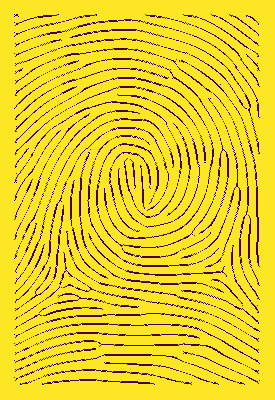
#> input picture skeletonized_image.png, 275 x 400 px
$ jupyter execute --allow-errors test.ipynb
#> lines starting #> are read from the running program, lines starting #| are printed output that depends on the picture; after the words box and inside, x2 and y2 are one past the last pixel; in counts of white or black regions, pixels touching at a corner belong together
[cell 1]
import cv2
import numpy as np

# Load the image
img = cv2.imread('skeletonized_image.png', cv2.IMREAD_GRAYSCALE)
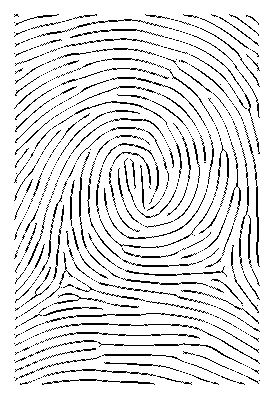
#> img: shape (400, 275); values 30 (black) and 215 (white), 89% white; black in thin lines or dots, all inside (x1, y1, x2, y2) = (14, 14, 260, 385)

# Threshold the image
_, img_thresh = cv2.threshold(img, 0, 255, cv2.THRESH_BINARY+cv2.THRESH_OTSU)

# Minutiae extraction function using the crossing number algorithm
def minutiae(img):
    # Create a 3x3 kernel for local neighborhood operations
    kernel = cv2.getStructuringElement(cv2.MORPH_RECT, (3, 3))

    # Create a binary image with white pixels on ridge points and black pixels elsewhere
    img_thin = cv2.ximgproc.thinning(img, cv2.ximgproc.THINNING_GUOHALL)
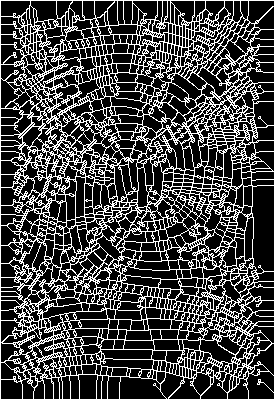
#> img_thin: shape (400, 275); 27.5% white in thin lines or dots

    # Count the number of black pixels in the 3x3 neighborhood around each pixel
    cn = cv2.filter2D(img_thin, -1, kernel, borderType=cv2.BORDER_CONSTANT)
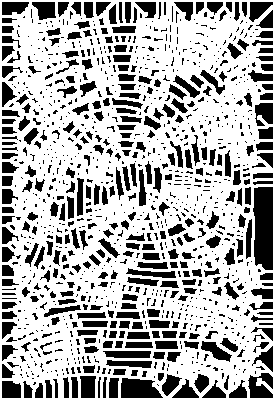
#> cn: shape (400, 275); 68.2% white; 1166 black regions (809 under 20 px), largest, box (x1, y1, x2, y2) and area: (253, 187, 273, 270) 1496, (121, 378, 163, 398) 662, (248, 373, 273, 398) 446

    # Create a mask for ridge endings
    mask_endings = np.zeros(img.shape, np.uint8)
    mask_endings[cn == 1] = 255

    # Create a mask for bifurcations
    mask_bifurcations = np.zeros(img.shape, np.uint8)
    mask_bifurcations[cn == 3] = 255

    # Return the masks for ridge endings and bifurcations
    return mask_endings, mask_bifurcations

# Extract the minutiae points
endings, bifurcations = minutiae(img_thresh)
#> endings: shape (400, 275); every value is 0

# Resize the masks to have the same shape as the original image
#> (the rest of this cell did not finish here and is left out)

[cell 2]
print(img.dtype)
#| uint8
